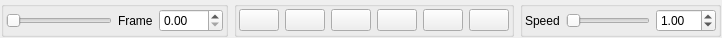
<?xml version="1.0" encoding="UTF-8"?>
<ui version="4.0">
 <class>studiomodel::Timeline</class>
 <widget class="QWidget" name="studiomodel::Timeline">
  <property name="geometry">
   <rect>
    <x>0</x>
    <y>0</y>
    <width>722</width>
    <height>31</height>
   </rect>
  </property>
  <property name="windowTitle">
   <string>Form</string>
  </property>
  <layout class="QHBoxLayout" name="horizontalLayout">
   <property name="leftMargin">
    <number>1</number>
   </property>
   <property name="topMargin">
    <number>1</number>
   </property>
   <property name="rightMargin">
    <number>1</number>
   </property>
   <property name="bottomMargin">
    <number>1</number>
   </property>
   <item>
    <widget class="QGroupBox" name="FrameBox">
     <property name="title">
      <string/>
     </property>
     <layout class="QHBoxLayout" name="horizontalLayout_4">
      <property name="spacing">
       <number>6</number>
      </property>
      <property name="leftMargin">
       <number>2</number>
      </property>
      <property name="topMargin">
       <number>2</number>
      </property>
      <property name="rightMargin">
       <number>2</number>
      </property>
      <property name="bottomMargin">
       <number>2</number>
      </property>
      <item>
       <widget class="QSlider" name="FrameSlider">
        <property name="sizePolicy">
         <sizepolicy hsizetype="Expanding" vsizetype="Preferred">
          <horstretch>0</horstretch>
          <verstretch>0</verstretch>
         </sizepolicy>
        </property>
        <property name="minimumSize">
         <size>
          <width>0</width>
          <height>0</height>
         </size>
        </property>
        <property name="orientation">
         <enum>Qt::Horizontal</enum>
        </property>
       </widget>
      </item>
      <item>
       <widget class="QLabel" name="label">
        <property name="text">
         <string>Frame</string>
        </property>
       </widget>
      </item>
      <item>
       <widget class="QDoubleSpinBox" name="FrameSpinner">
        <property name="minimumSize">
         <size>
          <width>50</width>
          <height>0</height>
         </size>
        </property>
        <property name="maximum">
         <double>100.000000000000000</double>
        </property>
       </widget>
      </item>
     </layout>
    </widget>
   </item>
   <item>
    <widget class="QGroupBox" name="FrameControlsBox">
     <property name="title">
      <string/>
     </property>
     <layout class="QHBoxLayout" name="horizontalLayout_2">
      <property name="leftMargin">
       <number>2</number>
      </property>
      <property name="topMargin">
       <number>2</number>
      </property>
      <property name="rightMargin">
       <number>2</number>
      </property>
      <property name="bottomMargin">
       <number>2</number>
      </property>
      <item>
       <widget class="QPushButton" name="Restart">
        <property name="toolTip">
         <string>Restart Sequence</string>
        </property>
        <property name="text">
         <string/>
        </property>
       </widget>
      </item>
      <item>
       <widget class="QPushButton" name="PreviousFrame">
        <property name="toolTip">
         <string>Previous Frame</string>
        </property>
        <property name="text">
         <string/>
        </property>
       </widget>
      </item>
      <item>
       <widget class="QPushButton" name="SkipFramesEarlier">
        <property name="toolTip">
         <string>Skip 5 Frames Earlier</string>
        </property>
        <property name="text">
         <string/>
        </property>
       </widget>
      </item>
      <item>
       <widget class="QPushButton" name="TogglePlayback">
        <property name="toolTip">
         <string>Play/Pause</string>
        </property>
        <property name="text">
         <string/>
        </property>
       </widget>
      </item>
      <item>
       <widget class="QPushButton" name="SkipFramesLater">
        <property name="toolTip">
         <string>Skip 5 Frames Later</string>
        </property>
        <property name="text">
         <string/>
        </property>
       </widget>
      </item>
      <item>
       <widget class="QPushButton" name="NextFrame">
        <property name="toolTip">
         <string>Next Frame</string>
        </property>
        <property name="text">
         <string/>
        </property>
       </widget>
      </item>
     </layout>
    </widget>
   </item>
   <item>
    <widget class="QGroupBox" name="FramerateBox">
     <property name="title">
      <string/>
     </property>
     <layout class="QHBoxLayout" name="horizontalLayout_3">
      <property name="leftMargin">
       <number>2</number>
      </property>
      <property name="topMargin">
       <number>2</number>
      </property>
      <property name="rightMargin">
       <number>2</number>
      </property>
      <property name="bottomMargin">
       <number>2</number>
      </property>
      <item>
       <widget class="QLabel" name="label_2">
        <property name="text">
         <string>Speed</string>
        </property>
       </widget>
      </item>
      <item>
       <widget class="QSlider" name="FramerateSlider">
        <property name="sizePolicy">
         <sizepolicy hsizetype="Fixed" vsizetype="Fixed">
          <horstretch>0</horstretch>
          <verstretch>0</verstretch>
         </sizepolicy>
        </property>
        <property name="minimumSize">
         <size>
          <width>0</width>
          <height>0</height>
         </size>
        </property>
        <property name="maximumSize">
         <size>
          <width>200</width>
          <height>16777215</height>
         </size>
        </property>
        <property name="orientation">
         <enum>Qt::Horizontal</enum>
        </property>
       </widget>
      </item>
      <item>
       <widget class="QDoubleSpinBox" name="FramerateSpinner">
        <property name="sizePolicy">
         <sizepolicy hsizetype="Minimum" vsizetype="Fixed">
          <horstretch>0</horstretch>
          <verstretch>0</verstretch>
         </sizepolicy>
        </property>
        <property name="minimumSize">
         <size>
          <width>60</width>
          <height>0</height>
         </size>
        </property>
        <property name="value">
         <double>1.000000000000000</double>
        </property>
       </widget>
      </item>
     </layout>
    </widget>
   </item>
  </layout>
 </widget>
 <resources/>
 <connections/>
</ui>
